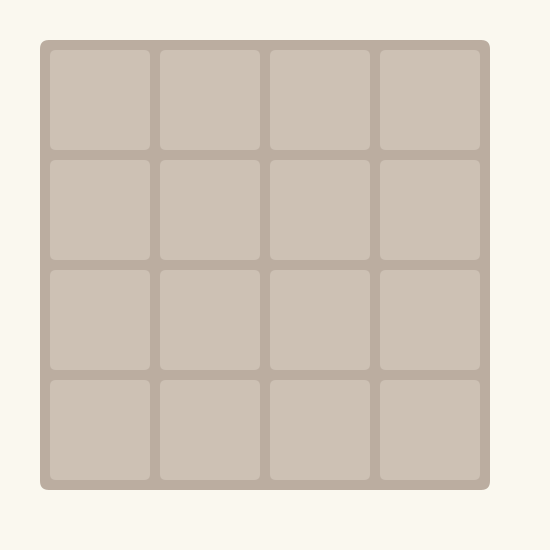
Frame 1 (no input)
Frame 60 (the mouse pressed at the canvas centre just before this capture): identical to frame 1, image omitted
Frame 120 (the mouse held since frame 60 and released just before this capture): identical to frame 1, image omitted

The Processing sketch that drew this single still picture (run headless with seeded random() and noise(); from frame 60 on, the mouse is pressed at the canvas centre):

// Processing sketch: week10_4_processing_2048_keyCode_UP_DOWN
// ── week10_4_processing_2048_keyCode_UP_DOWN.pde
// week10_4_processing_2048_keyCode_UP_DOWN
// 修改自 week10_3_processing_2048_keyCode_LEFT
// 按下方向鍵 keyPressed 讓它生出新的方塊
void setup(){
  size(550, 550);
}
//int [][] a = { {0, 2, 0, 0},{0, 0, 0, 0}, {0, 2, 2, 2}, {4, 4, 4, 4} };
int [][] a = new int[4][4]; // Java 的 2D 陣列宣告，裡面都是0
void genNewBlock(){ // 產生新的小方塊
  int zeros = 0; // 有幾格是0，將會在裡面亂數挑1格
  for (int i=0; i<4; i++){
    for (int j=0; j<4; j++){
      if (a[i][j]==0) zeros++; // 找到1格是0的格子
    }
  }
  int choose = int(random(zeros)); // 依照0的數量，挑其中一格
  for (int i=0; i<4; i++){
    for (int j=0; j<4; j++){
      if (a[i][j]==0) {
        if (choose==0) a[i][j] = 2;
        choose--;
      }
    }
  }
}
void keyPressed() {
  if(keyCode == RIGHT){ // 右鍵往右
    for(int i=0; i<4; i++){
      int j2 = 3; // 最右邊格子 0 1 2 "3"
      for(int j=3; j>=0; j--){ // 裡面的迴圈，要往右側
        if(a[i][j]>0){ // 有格子，要移動
          int temp = a[i][j2]; // 有點像交換
          a[i][j2] = a[i][j]; // 移動最右邊
          a[i][j] = temp;
          j2--; // 次右邊的格子
        }
      }
    }
  }else if(keyCode == LEFT){ // 右鍵往右
    for(int i=0; i<4; i++){ // 小心 先j 後i
      int j2 = 3; // 最左邊格子 "0" 1 2 3
      for(int j=0; j<4; j++){ // 裡面的迴圈，要往左側
        if(a[i][j]>0){ // 有格子，要移動
          int temp = a[i][j2]; // 有點像交換
          a[i][j2] = a[i][j]; 
          a[i][j] = temp;
          j2--;
        }
      }
    }
  }else if(keyCode == UP){ // 上鍵往上
    for(int j=0; j<4; j++){
      int i2 = 0; // 最上面格子
      for(int i=0; i<4; i++){
        if(a[i][j]>0){ // 有格子，要移動
          int temp = a[i2][j]; // 有點像交換
          a[i2][j] = a[i][j]; // 
          a[i][j] = temp;
          i2++;
        }
      }
    }
  }else if(keyCode == DOWN){ // 下鍵往下
    for(int j=0; j<4; j++){
      int i2 = 3; // 最下面格子
      for(int i=3; i>=0; i--){ // 反過來的迴圈
        if(a[i][j]>0){ // 有格子，要移動
          int temp = a[i2][j]; // 有點像交換
          a[i2][j] = a[i][j]; // 
          a[i][j] = temp;
          i2--;
        }
      }
    }
  }
  genNewBlock();
}
void draw(){
  background(250, 248, 239); // 淡淡的背景色
  noStroke(); // 不要黑線
  fill(187, 173, 160); // 大格子的色彩
  rect(40, 40, 450, 450, 9); // 大格子
  for (int i=0; i<4; i++){ // 用迴圈，畫4x4格子
    for (int j=0; j<4; j++){
      int x = 50 + j * (100+10);
      int y = 50 + i * (100+10); // 加點位移、間隔
      fill( tileColor(a[i][j])); // week09_5 改成呼叫 tileColor()函式查顏色
      //fill(238, 228, 218); // 小格子的色彩
      rect(x, y, 100, 100, 6);
    }
  }
}
int tileColor(int n) {
  switch(n) {
    case 0:return color(205, 193, 180);
    case 2:return color(238, 228, 218);
    case 4:return color(237, 224, 200);
    case 8:return color(242, 177, 121);
    case 16:return color(245, 149, 99);
    case 32:return color(246, 124, 95);
    case 64:return color(246, 94, 59);
    case 128:return color(237, 207, 114);
    case 256:return color(237, 204, 97);
    case 512:return color(237, 200, 80);
    case 1024:return color(237, 197, 63);
    default:return color(237, 194, 46);
  }
}
